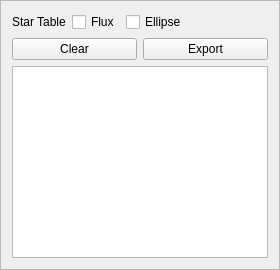
      <widget class="QFrame" name="frame">
       <property name="frameShape">
        <enum>QFrame::StyledPanel</enum>
       </property>
       <property name="frameShadow">
        <enum>QFrame::Raised</enum>
       </property>
       <layout class="QVBoxLayout" name="verticalLayout_5">
        <item>
         <layout class="QVBoxLayout" name="verticalLayout_3">
          <item>
           <layout class="QHBoxLayout" name="horizontalLayout_7">
            <property name="spacing">
             <number>-1</number>
            </property>
            <property name="sizeConstraint">
             <enum>QLayout::SetDefaultConstraint</enum>
            </property>
            <property name="topMargin">
             <number>0</number>
            </property>
            <item>
             <widget class="QLabel" name="label_50">
              <property name="sizePolicy">
               <sizepolicy hsizetype="Preferred" vsizetype="Preferred">
                <horstretch>0</horstretch>
                <verstretch>0</verstretch>
               </sizepolicy>
              </property>
              <property name="text">
               <string>Star Table</string>
              </property>
              <property name="wordWrap">
               <bool>true</bool>
              </property>
             </widget>
            </item>
            <item>
             <widget class="QCheckBox" name="showFluxInfo">
              <property name="text">
               <string>Flux</string>
              </property>
              <property name="checked">
               <bool>false</bool>
              </property>
             </widget>
            </item>
            <item>
             <widget class="QCheckBox" name="showStarShapeInfo">
              <property name="text">
               <string>Ellipse</string>
              </property>
              <property name="checked">
               <bool>false</bool>
              </property>
             </widget>
            </item>
            <item>
             <spacer name="horizontalSpacer_3">
              <property name="orientation">
               <enum>Qt::Horizontal</enum>
              </property>
              <property name="sizeHint" stdset="0">
               <size>
                <width>40</width>
                <height>20</height>
               </size>
              </property>
             </spacer>
            </item>
           </layout>
          </item>
          <item>
           <layout class="QHBoxLayout" name="horizontalLayout_9">
            <property name="spacing">
             <number>-1</number>
            </property>
            <property name="topMargin">
             <number>0</number>
            </property>
            <item>
             <widget class="QPushButton" name="ClearStars">
              <property name="text">
               <string>Clear</string>
              </property>
             </widget>
            </item>
            <item>
             <widget class="QPushButton" name="exportStarTable">
              <property name="text">
               <string>Export</string>
              </property>
             </widget>
            </item>
           </layout>
          </item>
          <item>
           <widget class="QTableWidget" name="starTable">
            <property name="editTriggers">
             <set>QAbstractItemView::NoEditTriggers</set>
            </property>
            <property name="showDropIndicator" stdset="0">
             <bool>false</bool>
            </property>
            <property name="dragDropOverwriteMode">
             <bool>false</bool>
            </property>
           </widget>
          </item>
         </layout>
        </item>
       </layout>
      </widget>
